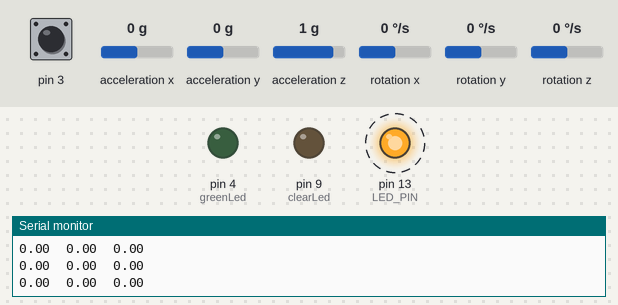
Bench run of a sketch on a simulated Arduino Leonardo, built with avr-gcc and run on an emulated ATmega32U4. Shown: output pins drawn as LEDs (lit = HIGH), the last lines printed to the serial monitor. Dashed ring = blinking. Inputs (shaded band) come from the test bench; at power-on: acceleration x 0 g, pin 3 HIGH, acceleration y 0 g, acceleration z 1 g, rotation x 0 °/s, rotation y 0 °/s, rotation z 0 °/s. The sensor or clock chip raises its interrupt line as the real part does.

Above: at 1.7 s.
1.8 s: acceleration x set to -1 g
4.8 s: acceleration x set to -1.3 g
At 5.37 s:
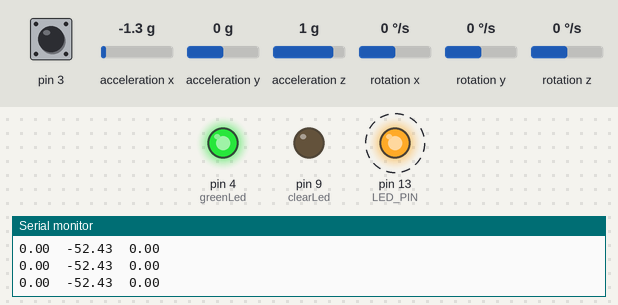
7.8 s: acceleration x set to 1.4 g
At 8.72 s:
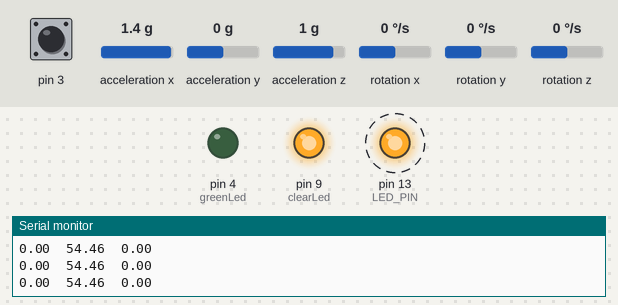
10.8 s: acceleration x set to 1 g
At 11.72 s:
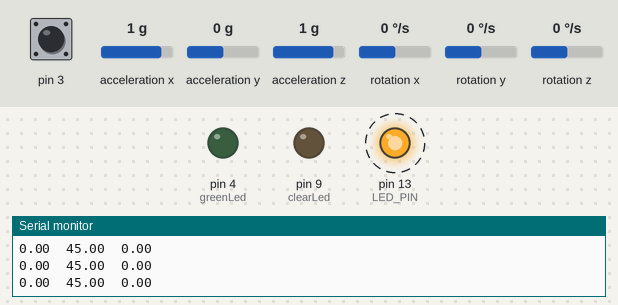
13.8 s: acceleration x set to -1.4 g
At 15.4 s:
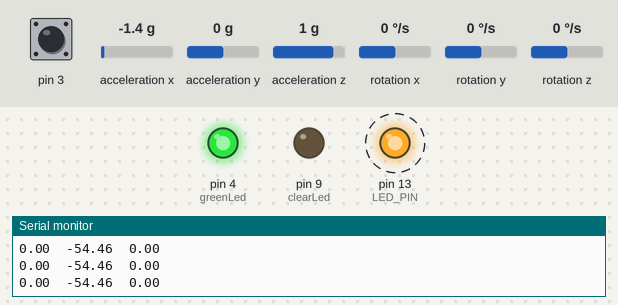
Timing chart, 0 to 17.8 s (numbered marks = the images above; inputs shaded):
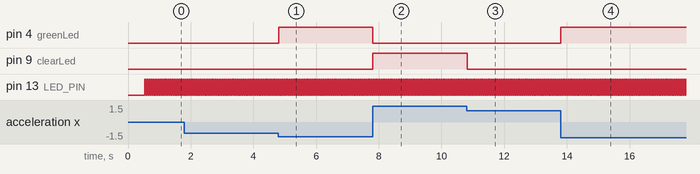

Measured:
- the behaviour switches between -1.1 and -1.2 g on acceleration x (found by bisection; images 0 and 1)
- the behaviour switches between 1.2 and 1.1 g on acceleration x (found by bisection; images 2 and 3)
- after the input at 4.8 s, pin 4 (greenLed): LOW → HIGH at once
- after the input at 7.8 s, pin 4 (greenLed): HIGH → LOW at once; pin 9 (clearLed): LOW → HIGH at once
- after the input at 10.8 s, pin 9 (clearLed): HIGH → LOW at once
- after the input at 13.8 s, pin 4 (greenLed): LOW → HIGH at once
- by itself, pin 13 (LED_PIN): alternates HIGH for 0.01 s and LOW for 0.01 s

The sketch:

MPU6050_led.ino
```cpp
// I2C device class (I2Cdev) demonstration Arduino sketch for MPU6050 class using DMP (MotionApps v2.0)
// 6/21/2012 by Jeff Rowberg <jeff@rowberg.net>
// Updates should (hopefully) always be available at https://github.com/jrowberg/i2cdevlib
//
// Changelog:
//      2013-05-08 - added seamless Fastwire support
//                 - added note about gyro calibration
//      2012-06-21 - added note about Arduino 1.0.1 + Leonardo compatibility error
//      2012-06-20 - improved FIFO overflow handling and simplified read process
//      2012-06-19 - completely rearranged DMP initialization code and simplification
//      2012-06-13 - pull gyro and accel data from FIFO packet instead of reading directly
//      2012-06-09 - fix broken FIFO read sequence and change interrupt detection to RISING
//      2012-06-05 - add gravity-compensated initial reference frame acceleration output
//                 - add 3D math helper file to DMP6 example sketch
//                 - add Euler output and Yaw/Pitch/Roll output formats
//      2012-06-04 - remove accel offset clearing for better results (thanks Sungon Lee)
//      2012-06-01 - fixed gyro sensitivity to be 2000 deg/sec instead of 250
//      2012-05-30 - basic DMP initialization working

/* ============================================
I2Cdev device library code is placed under the MIT license
Copyright (c) 2012 Jeff Rowberg

Permission is hereby granted, free of charge, to any person obtaining a copy
of this software and associated documentation files (the "Software"), to deal
in the Software without restriction, including without limitation the rights
to use, copy, modify, merge, publish, distribute, sublicense, and/or sell
copies of the Software, and to permit persons to whom the Software is
furnished to do so, subject to the following conditions:

The above copyright notice and this permission notice shall be included in
all copies or substantial portions of the Software.

THE SOFTWARE IS PROVIDED "AS IS", WITHOUT WARRANTY OF ANY KIND, EXPRESS OR
IMPLIED, INCLUDING BUT NOT LIMITED TO THE WARRANTIES OF MERCHANTABILITY,
FITNESS FOR A PARTICULAR PURPOSE AND NONINFRINGEMENT. IN NO EVENT SHALL THE
AUTHORS OR COPYRIGHT HOLDERS BE LIABLE FOR ANY CLAIM, DAMAGES OR OTHER
LIABILITY, WHETHER IN AN ACTION OF CONTRACT, TORT OR OTHERWISE, ARISING FROM,
OUT OF OR IN CONNECTION WITH THE SOFTWARE OR THE USE OR OTHER DEALINGS IN
THE SOFTWARE.
===============================================
*/

// I2Cdev and MPU6050 must be installed as libraries, or else the .cpp/.h files
// for both classes must be in the include path of your project
#include "I2Cdev.h"

#include "MPU6050_6Axis_MotionApps20.h"
//#include "MPU6050.h" // not necessary if using MotionApps include file

// Arduino Wire library is required if I2Cdev I2CDEV_ARDUINO_WIRE implementation
// is used in I2Cdev.h
#if I2CDEV_IMPLEMENTATION == I2CDEV_ARDUINO_WIRE
    #include "Wire.h"
#endif

// class default I2C address is 0x68
// specific I2C addresses may be passed as a parameter here
// AD0 low = 0x68 (default for SparkFun breakout and InvenSense evaluation board)
// AD0 high = 0x69
MPU6050 mpu;
//MPU6050 mpu(0x69); // <-- use for AD0 high

/* =========================================================================
   NOTE: In addition to connection 3.3v, GND, SDA, and SCL, this sketch
   depends on the MPU-6050's INT pin being connected to the Arduino's
   external interrupt #0 pin. On the Arduino Uno and Mega 2560, this is
   digital I/O pin 2.
 * ========================================================================= */

/* =========================================================================
   NOTE: Arduino v1.0.1 with the Leonardo board generates a compile error
   when using Serial.write(buf, len). The Teapot output uses this method.
   The solution requires a modification to the Arduino USBAPI.h file, which
   is fortunately simple, but annoying. This will be fixed in the next IDE
   release. For more info, see these links:

   http://arduino.cc/forum/index.php/topic,109987.0.html
   http://code.google.com/p/arduino/issues/detail?id=958
 * ========================================================================= */


// uncomment "OUTPUT_READABLE_QUATERNION" if you want to see the actual
// quaternion components in a [w, x, y, z] format (not best for parsing
// on a remote host such as Processing or something though)
//#define OUTPUT_READABLE_QUATERNION

// uncomment "OUTPUT_READABLE_EULER" if you want to see Euler angles
// (in degrees) calculated from the quaternions coming from the FIFO.
// Note that Euler angles suffer from gimbal lock (for more info, see
// http://en.wikipedia.org/wiki/Gimbal_lock)
//#define OUTPUT_READABLE_EULER

// uncomment "OUTPUT_READABLE_YAWPITCHROLL" if you want to see the yaw/
// pitch/roll angles (in degrees) calculated from the quaternions coming
// from the FIFO. Note this also requires gravity vector calculations.
// Also note that yaw/pitch/roll angles suffer from gimbal lock (for
// more info, see: http://en.wikipedia.org/wiki/Gimbal_lock)
#define OUTPUT_READABLE_YAWPITCHROLL

// uncomment "OUTPUT_READABLE_REALACCEL" if you want to see acceleration
// components with gravity removed. This acceleration reference frame is
// not compensated for orientation, so +X is always +X according to the
// sensor, just without the effects of gravity. If you want acceleration
// compensated for orientation, us OUTPUT_READABLE_WORLDACCEL instead.
//#define OUTPUT_READABLE_REALACCEL

// uncomment "OUTPUT_READABLE_WORLDACCEL" if you want to see acceleration
// components with gravity removed and adjusted for the world frame of
// reference (yaw is relative to initial orientation, since no magnetometer
// is present in this case). Could be quite handy in some cases.
//#define OUTPUT_READABLE_WORLDACCEL

// uncomment "OUTPUT_TEAPOT" if you want output that matches the
// format used for the InvenSense teapot demo
//#define OUTPUT_TEAPOT


int clearLed = 9;
int greenLed = 4;

#define LED_PIN 13 // (Arduino is 13, Teensy is 11, Teensy++ is 6)
bool blinkState = false;

// MPU control/status vars
bool dmpReady = false;  // set true if DMP init was successful
uint8_t mpuIntStatus;   // holds actual interrupt status byte from MPU
uint8_t devStatus;      // return status after each device operation (0 = success, !0 = error)
uint16_t packetSize;    // expected DMP packet size (default is 42 bytes)
uint16_t fifoCount;     // count of all bytes currently in FIFO
uint8_t fifoBuffer[64]; // FIFO storage buffer

// orientation/motion vars
Quaternion q;           // [w, x, y, z]         quaternion container
VectorInt16 aa;         // [x, y, z]            accel sensor measurements
VectorInt16 aaReal;     // [x, y, z]            gravity-free accel sensor measurements
VectorInt16 aaWorld;    // [x, y, z]            world-frame accel sensor measurements
VectorFloat gravity;    // [x, y, z]            gravity vector
float euler[3];         // [psi, theta, phi]    Euler angle container
float ypr[3];           // [yaw, pitch, roll]   yaw/pitch/roll container and gravity vector

// packet structure for InvenSense teapot demo
uint8_t teapotPacket[14] = { '$', 0x02, 0,0, 0,0, 0,0, 0,0, 0x00, 0x00, '\r', '\n' };


// ================================================================
// ===               INTERRUPT DETECTION ROUTINE                ===
// ================================================================

volatile bool mpuInterrupt = false;     // indicates whether MPU interrupt pin has gone high
void dmpDataReady() {
    mpuInterrupt = true;
}


// ================================================================
// ===                      INITIAL SETUP                       ===
// ================================================================

void setup() {

    pinMode(clearLed, OUTPUT); //clear led
    pinMode(greenLed, OUTPUT); //green led

    // join I2C bus (I2Cdev library doesn't do this automatically)
    #if I2CDEV_IMPLEMENTATION == I2CDEV_ARDUINO_WIRE
        Wire.begin();
        TWBR = 24; // 400kHz I2C clock (200kHz if CPU is 8MHz)
    #elif I2CDEV_IMPLEMENTATION == I2CDEV_BUILTIN_FASTWIRE
        Fastwire::setup(400, true);
    #endif

    // initialize serial communication
    // (115200 chosen because it is required for Teapot Demo output, but it's
    // really up to you depending on your project)
    Serial.begin(9600); //baud rate
    while (!Serial); // wait for Leonardo enumeration, others continue immediately

    // NOTE: 8MHz or slower host processors, like the Teensy @ 3.3v or Ardunio
    // Pro Mini running at 3.3v, cannot handle this baud rate reliably due to
    // the baud timing being too misaligned with processor ticks. You must use
    // 38400 or slower in these cases, or use some kind of external separate
    // crystal solution for the UART timer.

    // initialize device


//I COMMENTED OUT THIS PART!!!!

//    Serial.println(F("Initializing I2C devices..."));
//    mpu.initialize();
//
//    // verify connection
//    Serial.println(F("Testing device connections..."));
//    Serial.println(mpu.testConnection() ? F("MPU6050 connection successful") : F("MPU6050 connection failed"));
//
//    // wait for ready
//    Serial.println(F("\nSend any character to begin DMP programming and demo: "));
//    while (Serial.available() && Serial.read()); // empty buffer
//    while (!Serial.available());                 // wait for data
//    while (Serial.available() && Serial.read()); // empty buffer again
//
//    // load and configure the DMP
//    Serial.println(F("Initializing DMP..."));


    devStatus = mpu.dmpInitialize();

    // supply your own gyro offsets here, scaled for min sensitivity
    mpu.setXGyroOffset(220);
    mpu.setYGyroOffset(76);
    mpu.setZGyroOffset(-85);
    mpu.setZAccelOffset(1788); // 1688 factory default for my test chip

    // make sure it worked (returns 0 if so)
    if (devStatus == 0) {
        // turn on the DMP, now that it's ready
        Serial.println(F("Enabling DMP..."));
        mpu.setDMPEnabled(true);

        // enable Arduino interrupt detection
        Serial.println(F("Enabling interrupt detection (Arduino external interrupt 0)..."));
        attachInterrupt(0, dmpDataReady, RISING);
        mpuIntStatus = mpu.getIntStatus();

        // set our DMP Ready flag so the main loop() function knows it's okay to use it
        Serial.println(F("DMP ready! Waiting for first interrupt..."));
        dmpReady = true;

        // get expected DMP packet size for later comparison
        packetSize = mpu.dmpGetFIFOPacketSize();
    } else {
        // ERROR!
        // 1 = initial memory load failed
        // 2 = DMP configuration updates failed
        // (if it's going to break, usually the code will be 1)
        Serial.print(F("DMP Initialization failed (code "));
        Serial.print(devStatus);
        Serial.println(F(")"));
    }

    // configure LED for output
    pinMode(LED_PIN, OUTPUT);
}


// ================================================================
// ===                    MAIN PROGRAM LOOP                     ===
// ================================================================

void loop() {
    // if programming failed, don't try to do anything
    if (!dmpReady) return;

    // wait for MPU interrupt or extra packet(s) available
    while (!mpuInterrupt && fifoCount < packetSize) {
        // other program behavior stuff here
        // .
        // .
        // .
        // if you are really paranoid you can frequently test in between other
        // stuff to see if mpuInterrupt is true, and if so, "break;" from the
        // while() loop to immediately process the MPU data
        // .
        // .
        // .
    }

    // reset interrupt flag and get INT_STATUS byte
    mpuInterrupt = false;
    mpuIntStatus = mpu.getIntStatus();

    // get current FIFO count
    fifoCount = mpu.getFIFOCount();

    // check for overflow (this should never happen unless our code is too inefficient)
    if ((mpuIntStatus & 0x10) || fifoCount == 1024) {
        // reset so we can continue cleanly
        mpu.resetFIFO();
        Serial.println(F("FIFO overflow!"));

    // otherwise, check for DMP data ready interrupt (this should happen frequently)
    } else if (mpuIntStatus & 0x02) {
        // wait for correct available data length, should be a VERY short wait
        while (fifoCount < packetSize) fifoCount = mpu.getFIFOCount();

        // read a packet from FIFO
        mpu.getFIFOBytes(fifoBuffer, packetSize);

        // track FIFO count here in case there is > 1 packet available
        // (this lets us immediately read more without waiting for an interrupt)
        fifoCount -= packetSize;

        #ifdef OUTPUT_READABLE_QUATERNION
            // display quaternion values in easy matrix form: w x y z
            mpu.dmpGetQuaternion(&q, fifoBuffer);
            Serial.print("quat\t");
            Serial.print(q.w);
            Serial.print("\t");
            Serial.print(q.x);
            Serial.print("\t");
            Serial.print(q.y);
            Serial.print("\t");
            Serial.println(q.z);
        #endif

        #ifdef OUTPUT_READABLE_EULER
            // display Euler angles in degrees
            mpu.dmpGetQuaternion(&q, fifoBuffer);
            mpu.dmpGetEuler(euler, &q);
            Serial.print("euler\t");
            Serial.print(euler[0] * 180/M_PI);
            Serial.print("\t");
            Serial.print(euler[1] * 180/M_PI);
            Serial.print("\t");
            Serial.println(euler[2] * 180/M_PI);
        #endif

        #ifdef OUTPUT_READABLE_YAWPITCHROLL
            // display Euler angles in degrees
            mpu.dmpGetQuaternion(&q, fifoBuffer);
            mpu.dmpGetGravity(&gravity, &q);
            mpu.dmpGetYawPitchRoll(ypr, &q, &gravity);
           // Serial.print("ypr\t");
            Serial.print(ypr[0] * 180/M_PI);
            Serial.print("\t");
            Serial.print(ypr[1] * 180/M_PI);
            Serial.print("\t");
            Serial.println(ypr[2] * 180/M_PI);

            if((ypr[1] * 180/M_PI) > 50){
              digitalWrite(clearLed, HIGH);
              }
              else{
              digitalWrite(clearLed, LOW);
              }

            if((ypr[1] * 180/M_PI) < -50){
              digitalWrite(greenLed, HIGH);
              }
              else{
              digitalWrite(greenLed, LOW);
              }

        #endif

        #ifdef OUTPUT_READABLE_REALACCEL
            // display real acceleration, adjusted to remove gravity
            mpu.dmpGetQuaternion(&q, fifoBuffer);
            mpu.dmpGetAccel(&aa, fifoBuffer);
            mpu.dmpGetGravity(&gravity, &q);
            mpu.dmpGetLinearAccel(&aaReal, &aa, &gravity);
            Serial.print("areal\t");
            Serial.print(aaReal.x);
            Serial.print("\t");
            Serial.print(aaReal.y);
            Serial.print("\t");
            Serial.println(aaReal.z);
        #endif

        #ifdef OUTPUT_READABLE_WORLDACCEL
            // display initial world-frame acceleration, adjusted to remove gravity
            // and rotated based on known orientation from quaternion
            mpu.dmpGetQuaternion(&q, fifoBuffer);
            mpu.dmpGetAccel(&aa, fifoBuffer);
            mpu.dmpGetGravity(&gravity, &q);
            mpu.dmpGetLinearAccel(&aaReal, &aa, &gravity);
            mpu.dmpGetLinearAccelInWorld(&aaWorld, &aaReal, &q);
            Serial.print("aworld\t");
            Serial.print(aaWorld.x);
            Serial.print("\t");
            Serial.print(aaWorld.y);
            Serial.print("\t");
            Serial.println(aaWorld.z);
        #endif

        #ifdef OUTPUT_TEAPOT
            // display quaternion values in InvenSense Teapot demo format:
            teapotPacket[2] = fifoBuffer[0];
            teapotPacket[3] = fifoBuffer[1];
            teapotPacket[4] = fifoBuffer[4];
            teapotPacket[5] = fifoBuffer[5];
            teapotPacket[6] = fifoBuffer[8];
            teapotPacket[7] = fifoBuffer[9];
            teapotPacket[8] = fifoBuffer[12];
            teapotPacket[9] = fifoBuffer[13];
            Serial.write(teapotPacket, 14);
            teapotPacket[11]++; // packetCount, loops at 0xFF on purpose
        #endif

        // blink LED to indicate activity
        blinkState = !blinkState;
        digitalWrite(LED_PIN, blinkState);
    }
}
```
